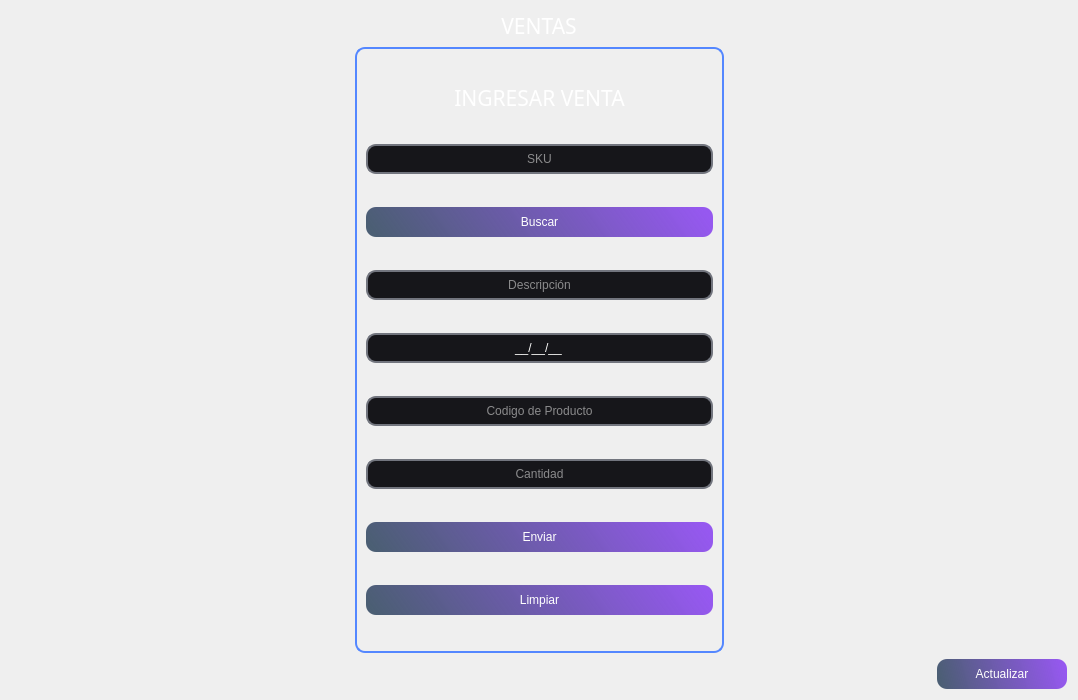
            <widget class="QWidget" name="page_ventas">
             <property name="styleSheet">
              <string notr="true"/>
             </property>
             <layout class="QGridLayout" name="gridLayout_3">
              <item row="1" column="0">
               <spacer name="horizontalSpacer_4">
                <property name="orientation">
                 <enum>Qt::Horizontal</enum>
                </property>
                <property name="sizeHint" stdset="0">
                 <size>
                  <width>338</width>
                  <height>20</height>
                 </size>
                </property>
               </spacer>
              </item>
              <item row="1" column="1" rowspan="2">
               <widget class="QFrame" name="frame_busquedadeusuarios_5">
                <property name="minimumSize">
                 <size>
                  <width>369</width>
                  <height>606</height>
                 </size>
                </property>
                <property name="maximumSize">
                 <size>
                  <width>369</width>
                  <height>670</height>
                 </size>
                </property>
                <property name="styleSheet">
                 <string notr="true">QLineEdit{
background-color: rgb(22, 22, 26);
border-radius: 10px;
font: 12pt &quot;SansSerif&quot;;
color: rgb(255, 255, 254);
border: 2px solid rgb(114, 117, 126);}

QLineEdit:hover{
background-color: rgb(22, 22, 26);
border-radius: 10px;
font: 12pt &quot;Sans Serif&quot;;
border: 2px solid rgb(44, 182, 125); }

QLineEdit:focus {
background-color: rgb(1, 1, 1);
border-radius:10px;
font: 12pt &quot;Sans Serif&quot;;
border: 2px solid rgb(127, 90, 240);
}

QPushButton{
background-color: qlineargradient(spread:reflect, x1:0, y1:0.562273, x2:1, y2:0.5, stop:0 rgba(11, 38, 67, 184), stop: 1 rgba(150, 88, 240, 255));
border-radius: 10px;
font: 12pt &quot;Sans Serif&quot;;
color: rgb(255, 255, 254); }

QPushButton:hover{
background-color: qlineargradient(spread:reflect, x1:0, y1:0.562273, x2:0.949, y2:0.545455, stop: 0 rgba(11, 38, 67, 184), stop:1 rgba(88, 240, 171, 255));
border-radius:10px;
font: 12pt &quot;Sans Serif&quot;;
color: rgb(255, 255, 254);
}

QComboBox{
background-color: rgb(22, 22, 26);
border-radius: 10px;
font: 12pt &quot;SansSerif&quot;;
color: rgb(255, 255, 254);
border: 2px solid rgb(114, 117, 126);}

QComboBox:hover{
background-color: rgb(22, 22, 26);
border-radius: 10px;
font: 12pt &quot;Sans Serif&quot;;
border: 2px solid rgb(44, 182, 125); }

QFrame{
border-radius: 10px;
border: 2px solid rgb(84, 135, 255)
}




</string>
                </property>
                <property name="frameShape">
                 <enum>QFrame::StyledPanel</enum>
                </property>
                <property name="frameShadow">
                 <enum>QFrame::Raised</enum>
                </property>
                <layout class="QVBoxLayout" name="verticalLayout_4">
                 <item>
                  <widget class="QLabel" name="label_ingresarventa">
                   <property name="maximumSize">
                    <size>
                     <width>16777215</width>
                     <height>26</height>
                    </size>
                   </property>
                   <property name="font">
                    <font>
                     <family>Impact</family>
                     <pointsize>16</pointsize>
                    </font>
                   </property>
                   <property name="styleSheet">
                    <string notr="true">color: rgb(255, 255, 255);

border-radius: 0px;

border:0px;</string>
                   </property>
                   <property name="text">
                    <string>INGRESAR VENTA</string>
                   </property>
                   <property name="alignment">
                    <set>Qt::AlignCenter</set>
                   </property>
                  </widget>
                 </item>
                 <item>
                  <widget class="QLineEdit" name="lineEdit_sku_ingresarventa">
                   <property name="minimumSize">
                    <size>
                     <width>200</width>
                     <height>30</height>
                    </size>
                   </property>
                   <property name="alignment">
                    <set>Qt::AlignCenter</set>
                   </property>
                   <property name="placeholderText">
                    <string>SKU</string>
                   </property>
                  </widget>
                 </item>
                 <item>
                  <widget class="QPushButton" name="pushButton_buscar_ingresarventa">
                   <property name="minimumSize">
                    <size>
                     <width>130</width>
                     <height>30</height>
                    </size>
                   </property>
                   <property name="text">
                    <string>Buscar</string>
                   </property>
                  </widget>
                 </item>
                 <item>
                  <widget class="QLineEdit" name="lineEdit_descripicion_ingresarventa">
                   <property name="minimumSize">
                    <size>
                     <width>0</width>
                     <height>30</height>
                    </size>
                   </property>
                   <property name="alignment">
                    <set>Qt::AlignCenter</set>
                   </property>
                   <property name="placeholderText">
                    <string>Descripción</string>
                   </property>
                  </widget>
                 </item>
                 <item>
                  <widget class="QLineEdit" name="lineEdit_fecha_ingresarventa">
                   <property name="minimumSize">
                    <size>
                     <width>200</width>
                     <height>30</height>
                    </size>
                   </property>
                   <property name="inputMask">
                    <string>99/99/99;_</string>
                   </property>
                   <property name="text">
                    <string comment="DD/MM/AA" extracomment="DD/MM/AA">//</string>
                   </property>
                   <property name="maxLength">
                    <number>8</number>
                   </property>
                   <property name="frame">
                    <bool>true</bool>
                   </property>
                   <property name="cursorPosition">
                    <number>8</number>
                   </property>
                   <property name="alignment">
                    <set>Qt::AlignCenter</set>
                   </property>
                   <property name="placeholderText">
                    <string comment="DD/MM/AA" extracomment="DD/MM/AA">DD/MM/AA</string>
                   </property>
                   <property name="cursorMoveStyle">
                    <enum>Qt::LogicalMoveStyle</enum>
                   </property>
                  </widget>
                 </item>
                 <item>
                  <widget class="QLineEdit" name="lineEdit_cod_ingresarventa">
                   <property name="minimumSize">
                    <size>
                     <width>0</width>
                     <height>30</height>
                    </size>
                   </property>
                   <property name="alignment">
                    <set>Qt::AlignCenter</set>
                   </property>
                   <property name="placeholderText">
                    <string>Codigo de Producto</string>
                   </property>
                  </widget>
                 </item>
                 <item>
                  <widget class="QLineEdit" name="lineEdit_cant_ingresarventa">
                   <property name="minimumSize">
                    <size>
                     <width>0</width>
                     <height>30</height>
                    </size>
                   </property>
                   <property name="alignment">
                    <set>Qt::AlignCenter</set>
                   </property>
                   <property name="placeholderText">
                    <string>Cantidad</string>
                   </property>
                  </widget>
                 </item>
                 <item>
                  <widget class="QPushButton" name="pushButton_enviar">
                   <property name="minimumSize">
                    <size>
                     <width>130</width>
                     <height>30</height>
                    </size>
                   </property>
                   <property name="text">
                    <string>Enviar</string>
                   </property>
                  </widget>
                 </item>
                 <item>
                  <widget class="QPushButton" name="pushButton_limpiar">
                   <property name="minimumSize">
                    <size>
                     <width>130</width>
                     <height>30</height>
                    </size>
                   </property>
                   <property name="styleSheet">
                    <string notr="true">QPushButton:hover{
background-color: qlineargradient(spread:pad, x1:0, y1:0, x2:1, y2:0, stop:0 rgba(0, 0, 0, 255), stop:0.727273 rgba(142, 19, 16, 255));
border-radius:10px;
font: 12pt &quot;Sans Serif&quot;;
color: rgb(255, 255, 254);
}</string>
                   </property>
                   <property name="text">
                    <string>Limpiar</string>
                   </property>
                  </widget>
                 </item>
                </layout>
               </widget>
              </item>
              <item row="2" column="2">
               <spacer name="horizontalSpacer_5">
                <property name="orientation">
                 <enum>Qt::Horizontal</enum>
                </property>
                <property name="sizeHint" stdset="0">
                 <size>
                  <width>337</width>
                  <height>20</height>
                 </size>
                </property>
               </spacer>
              </item>
              <item row="0" column="0" colspan="3">
               <widget class="QLabel" name="label_stock_vencidos">
                <property name="font">
                 <font>
                  <family>Impact</family>
                  <pointsize>16</pointsize>
                 </font>
                </property>
                <property name="styleSheet">
                 <string notr="true">color: rgb(255, 255, 255);</string>
                </property>
                <property name="text">
                 <string>VENTAS</string>
                </property>
                <property name="alignment">
                 <set>Qt::AlignCenter</set>
                </property>
               </widget>
              </item>
              <item row="3" column="0" colspan="3">
               <layout class="QHBoxLayout" name="horizontalLayout_11">
                <item>
                 <spacer name="horizontalSpacer_15">
                  <property name="orientation">
                   <enum>Qt::Horizontal</enum>
                  </property>
                  <property name="sizeHint" stdset="0">
                   <size>
                    <width>40</width>
                    <height>20</height>
                   </size>
                  </property>
                 </spacer>
                </item>
                <item>
                 <widget class="QPushButton" name="pushButton_refrescar_stock_vencidos">
                  <property name="minimumSize">
                   <size>
                    <width>130</width>
                    <height>30</height>
                   </size>
                  </property>
                  <property name="styleSheet">
                   <string notr="true">
QPushButton{
background-color: qlineargradient(spread:reflect, x1:0, y1:0.562273, x2:1, y2:0.5, stop:0 rgba(11, 38, 67, 184), stop: 1 rgba(150, 88, 240, 255));
border-radius: 10px;
font: 12pt &quot;Sans Serif&quot;;
color: rgb(255, 255, 254); }

QPushButton:hover{
background-color: qlineargradient(spread:reflect, x1:0, y1:0.562273, x2:0.949, y2:0.545455, stop: 0 rgba(11, 38, 67, 184), stop:1 rgba(88, 240, 171, 255));
border-radius:10px;
font: 12pt &quot;Sans Serif&quot;;
color: rgb(255, 255, 254);
}</string>
                  </property>
                  <property name="text">
                   <string>Actualizar</string>
                  </property>
                 </widget>
                </item>
               </layout>
              </item>
             </layout>
            </widget>
